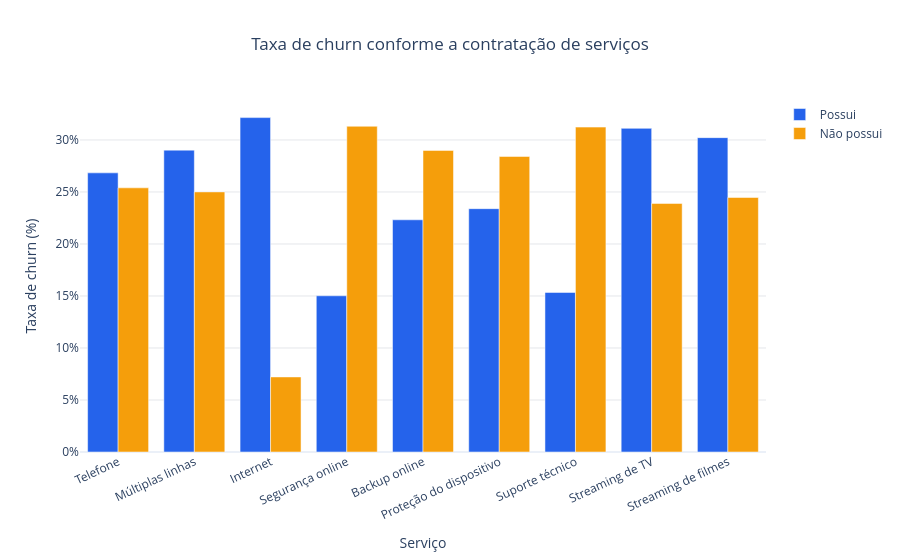

The notebook cell this image was saved under:
### Markdown cell above
### Pergunta 4 — Quais serviços apresentam maior taxa de cancelamento?

**Gráfico antigo de serviços ajustado:** a versão original contava serviços apenas entre quem cancelou. Isso não permitia saber se um serviço estava associado a maior risco. Agora comparamos clientes que possuem e não possuem cada serviço, calculando a taxa de churn em cada grupo.

### Code cell
condicoes_servicos = {
    "Telefone": df_gold["ServicoTelefonico"].eq("Yes"),
    "Múltiplas linhas": df_gold["MultiplasLinhas"].eq("Yes"),
    "Internet": df_gold["ServicoInternet"].isin(["DSL", "Fiber optic"]),
    "Segurança online": df_gold["SegurancaOnline"].eq("Yes"),
    "Backup online": df_gold["BackupOnline"].eq("Yes"),
    "Proteção do dispositivo": df_gold["ProtecaoDispositivo"].eq("Yes"),
    "Suporte técnico": df_gold["SuporteTecnico"].eq("Yes"),
    "Streaming de TV": df_gold["StreamingTV"].eq("Yes"),
    "Streaming de filmes": df_gold["StreamingFilmes"].eq("Yes"),
}

linhas_servicos = []
for nome_servico, possui in condicoes_servicos.items():
    for status, mascara in [("Possui", possui), ("Não possui", ~possui)]:
        grupo = df_gold.loc[mascara]
        n = len(grupo)
        cancelamentos = int(grupo["CancelamentoBinario"].sum())
        linhas_servicos.append({
            "Servico": nome_servico,
            "Situacao": status,
            "Clientes": n,
            "Cancelamentos": cancelamentos,
            "TaxaChurnPct": cancelamentos / n * 100 if n else np.nan
        })

gold_churn_servicos = pd.DataFrame(linhas_servicos)
display(gold_churn_servicos.sort_values(["Servico", "Situacao"]))

fig = px.bar(
    gold_churn_servicos, x="Servico", y="TaxaChurnPct", color="Situacao",
    barmode="group", custom_data=["Clientes", "Cancelamentos"],
    color_discrete_map={"Possui": "#2563EB", "Não possui": "#F59E0B"},
    title="Taxa de churn conforme a contratação de serviços",
    labels={"Servico": "Serviço", "TaxaChurnPct": "Taxa de churn (%)", "Situacao": "Situação do serviço"},
    template="plotly_white"
)
fig.update_traces(hovertemplate="<b>%{x}</b><br>%{fullData.name}<br>Taxa de churn: %{y:.1f}%<br>Clientes: %{customdata[0]:,}<br>Cancelamentos: %{customdata[1]:,}<extra></extra>")
fig.update_layout(title_x=0.5, yaxis=dict(ticksuffix="%", gridcolor="#E5E7EB"), xaxis_tickangle=-25, legend_title_text="")
fig.show()

### Figure 1 — Plotly figure (JSON) as saved in the notebook; plotly's stock layout.template omitted (floating-point values rounded to 4 significant figures)
{"data": [{"alignmentgroup": "True", "customdata": [[5071, 1361], [2367, 687], [4401, 1415], [1598, 240], [1944, 434], [1932, 452], [1610, 247], [2182, 679], [2177, 658]], "hovertemplate": "<b>%{x}</b><br>%{fullData.name}<br>Taxa de churn: %{y:.1f}%<br>Clientes: %{customdata[0]:,}<br>Cancelamentos: %{customdata[1]:,}<extra></extra>", "legendgroup": "Possui", "marker": {"color": "#2563EB", "pattern": {"shape": ""}}, "name": "Possui", "offsetgroup": "Possui", "orientation": "v", "showlegend": true, "textposition": "auto", "type": "bar", "x": ["Telefone", "Múltiplas linhas", "Internet", "Segurança online", "Backup online", "Proteção do dispositivo", "Suporte técnico", "Streaming de TV", "Streaming de filmes"], "xaxis": "x", "y": [26.84, 29.02, 32.15, 15.02, 22.33, 23.4, 15.34, 31.12, 30.23], "yaxis": "y"}, {"alignmentgroup": "True", "customdata": [[563, 143], [3267, 817], [1233, 89], [4036, 1264], [3690, 1070], [3702, 1052], [4024, 1257], [3452, 825], [3457, 846]], "hovertemplate": "<b>%{x}</b><br>%{fullData.name}<br>Taxa de churn: %{y:.1f}%<br>Clientes: %{customdata[0]:,}<br>Cancelamentos: %{customdata[1]:,}<extra></extra>", "legendgroup": "Não possui", "marker": {"color": "#F59E0B", "pattern": {"shape": ""}}, "name": "Não possui", "offsetgroup": "Não possui", "orientation": "v", "showlegend": true, "textposition": "auto", "type": "bar", "x": ["Telefone", "Múltiplas linhas", "Internet", "Segurança online", "Backup online", "Proteção do dispositivo", "Suporte técnico", "Streaming de TV", "Streaming de filmes"], "xaxis": "x", "y": [25.4, 25.01, 7.218, 31.32, 29.0, 28.42, 31.24, 23.9, 24.47], "yaxis": "y"}], "layout": {"barmode": "group", "legend": {"title": {"text": ""}, "tracegroupgap": 0}, "title": {"text": "Taxa de churn conforme a contratação de serviços", "x": 0.5}, "xaxis": {"anchor": "y", "domain": [0, 1], "tickangle": -25, "title": {"text": "Serviço"}}, "yaxis": {"anchor": "x", "domain": [0, 1], "gridcolor": "#E5E7EB", "ticksuffix": "%", "title": {"text": "Taxa de churn (%)"}}}}
